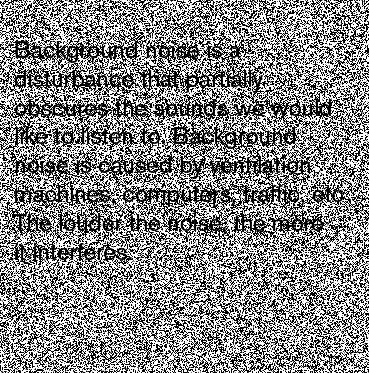
#> input picture text_noise.jpg, 369 x 373 px
$ python main.py
#> lines starting #> are read from the running program, lines starting #| are printed output that depends on the picture; after the words box and inside, x2 and y2 are one past the last pixel; in counts of white or black regions, pixels touching at a corner belong together
import cv2
import pytesseract


pytesseract.pytesseract.tesseract_cmd = r'C:\Program Files\Tesseract-OCR\tesseract.exe'
img_list = ['image1.jpg', 'image2.jpg', 'image3.jpg', 'image4.jpg', 'image5.jpg']
# img3 = cv2.imread('image3.jpg', 0)
img3 = cv2.imread('text_noise.jpg', 0)
#> img3 is the input picture: shape (373, 369); min 0, max 255, mean 135.1
# [20 lines of commented-out code are left out]

thresh = cv2.threshold(img3, 0, 255, cv2.THRESH_BINARY_INV + cv2.THRESH_OTSU)[1]
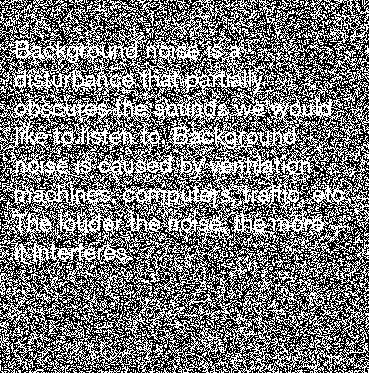
#> thresh: shape (373, 369); 47% white in thin lines or dots

# Morph open to remove noise
kernel = cv2.getStructuringElement(cv2.MORPH_RECT, (2,2))
img_3_filter = cv2.morphologyEx(thresh, cv2.MORPH_OPEN, kernel, iterations=1)
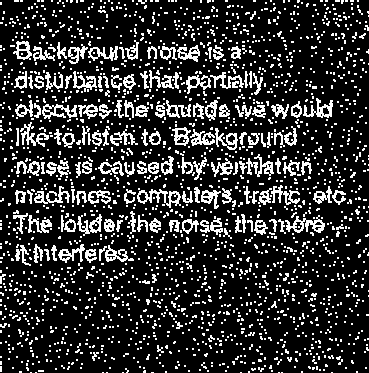
#> img_3_filter: shape (373, 369); 19% white in thin lines or dots

img_3_filter = cv2.threshold(cv2.medianBlur(img_3_filter, 3), 0, 255, cv2.THRESH_BINARY + cv2.THRESH_OTSU)[1]
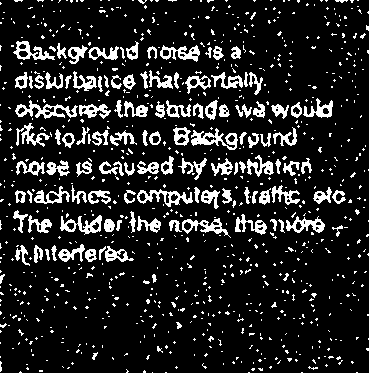
#> img_3_filter: shape (373, 369); 13.8% white; 919 white regions (799 under 20 px), largest, box (x1, y1, x2, y2) and area: (15, 100, 78, 119) 455, (191, 128, 238, 150) 427, (137, 189, 193, 207) 395
img_3_filter = cv2.morphologyEx(img_3_filter, cv2.MORPH_OPEN, kernel, iterations=1)
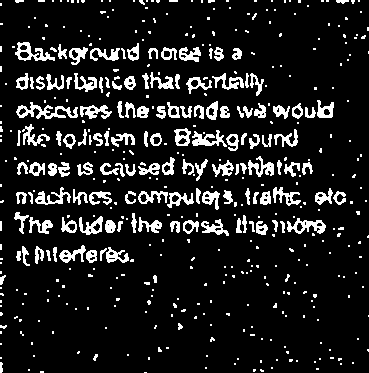
#> img_3_filter: shape (373, 369); 12% white; 477 white regions (339 under 20 px), largest, box (x1, y1, x2, y2) and area: (16, 102, 78, 119) 441, (15, 42, 55, 61) 317, (287, 218, 326, 234) 308

filename = 'saved_image.jpg'
cv2.imwrite(filename, img_3_filter)
# cv2.imshow('saved_image.jpg')

def read_text(img):
#> (the run stopped early here; a loop or call above may not have finished)
